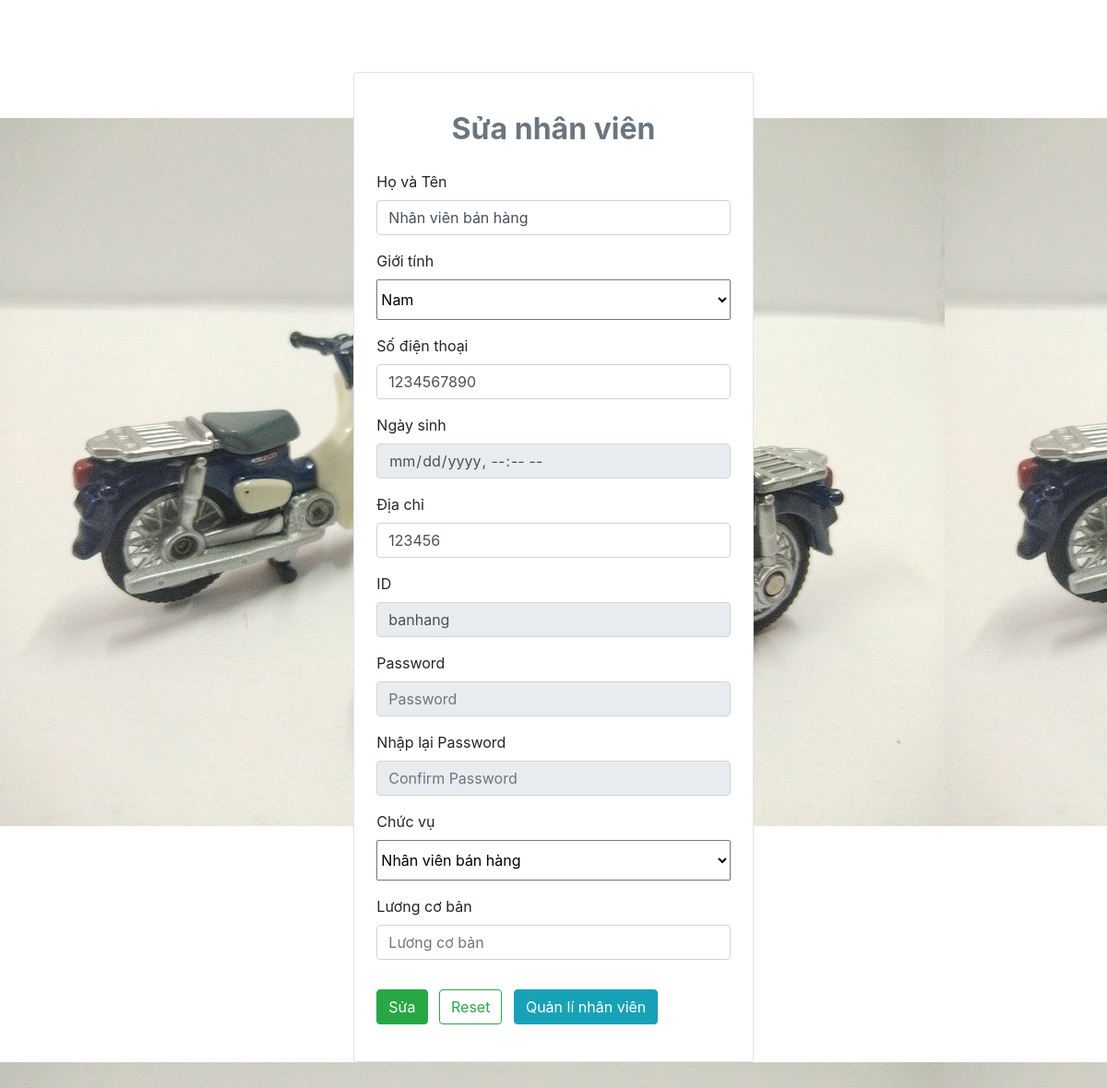
/index.php?controller=quanli&action=them_user&data=banhang (signed in), run on the app's committed database.
### tables this page shows
CREATE TABLE `user` (
  `id` varchar(30) NOT NULL COMMENT 'ID khi dang nhap',
  `pass` varchar(255) NOT NULL,
  `ten` varchar(50) NOT NULL,
  `gioitinh` varchar(5) NOT NULL COMMENT 'nam, nu',
  `namsinh` date NOT NULL COMMENT ' 4 chu so',
  `diachi` varchar(255) NOT NULL,
  `sdt` varchar(10) NOT NULL COMMENT '10 chu so',
  `chucvu` varchar(20) NOT NULL COMMENT 'quanli,banhang, kho',
  `luongcb` varchar(20) NOT NULL DEFAULT '0',
  `state` int(1) NOT NULL DEFAULT 1
);

### app/controller/base_controller.php (called while the page is built, shortened)
<?php
require_once ('app/model/user_model.php');
class base_controller
{
    protected $name;
    public function process($view,$data){
        require_once('app/view/' . $this->name . '/' . $view . '.php');
    }
}

### app/controller/quanli_controller.php (called while the page is built, shortened)
<?php
require_once ('base_controller.php');
class quanli_controller extends base_controller
{
    public function them_user($id) {
        $this->process('themnhanvien',array($id));
    }
    public static function get_user_by_id($id){
        return user_model::get_user_by_id($id);
    }
}

### app/model/user_model.php (called while the page is built, shortened)
<?php
class user_model
{
    public static function get_user_by_id($id){
        $sql = "SELECT * FROM user WHERE id = ? and state =1";
        $db = DB::getDB();
        $stm = $db->prepare($sql);
        $stm->bind_param('s', $id);
        $status = $stm->execute();
        if($status) {
            $result = $stm->get_result();
            if ($result->num_rows > 0) {
                return $result->fetch_assoc();
            }
        }else {
            die("Query error: " . $stm->error);
        }
        return null;
    }
}

### app/view/quanli/themnhanvien.php (the view, shortened to what this page needs)
<?php
require_once ("app/controller/quanli_controller.php");
$id= $_SESSION['username'];
$this_user = quanli_controller::get_user_by_id($id);
$action = 'Thêm';
$READ = "";
$id = '';
$name = '';
$birth = '';
$address = '';
$phone = '';
$luongcb = '';
if (isset($_GET['data'])){
    if ($_GET['data']!= -1){
        $id = $_GET['data'];
        $user = quanli_controller::get_user_by_id($_GET['data']);
        $name = $user['ten'];
        $birth = $user['namsinh'];
        $address = $user['diachi'];
        $phone = $user['sdt'];
        $luongcb = $user['luongcb'];
        $READ = "READONLY";
        $action = "Sửa";
    }
}else {
    redirect('index.php?controller=login&action=logout');
}
?>
<!DOCTYPE html>
<html lang="en">
<head>
    <link rel="stylesheet" href="https://stackpath.bootstrapcdn.com/bootstrap/4.5.0/css/bootstrap.min.css">
    <link rel="stylesheet" href="https://maxcdn.bootstrapcdn.com/font-awesome/4.7.0/css/font-awesome.min.css">
    <link rel="stylesheet" href="/style.css">
</head>
<body class="main_background">
<div class="container">
    <div class="row justify-content-center">
        <div class="col-xl-5 col-lg-6 col-md-8 border rounded my-5 p-4 mx-3 sua_lop_hoc">
            <h3 class="text-center text-secondary mt-2 mb-3 mb-3"><?= $action ?> nhân viên</h3>
            <form method="post" action="">
                <div class="form-group ">
                    <label for="name">Họ và Tên</label>
                    <input value="<?= $name?>" name="name" required class="form-control" type="text"
                           placeholder="Nhập họ tên" id="name"
                           oninvalid="this.setCustomValidity('Vui lòng nhập họ tên')"
                           oninput="setCustomValidity('')">
                </div>
                <div class="form-group">
                    <label for="gioitinh">Giới tính</label>
                    <select class="select_option" name="gioitinh">
                        <option value="Nam">Nam</option>
                    </select>
                </div>
                <div class="form-group">
                    <label for="user">Số điện thoại </label>
                    <input value="<?= $phone ?>" name="phone" required class="form-control" type="tel"
                           placeholder="Phone" id="phone" pattern="[0-9]{10}"
                           oninvalid="this.setCustomValidity('Vui lòng nhập số điện thoại')"
                           oninput="setCustomValidity('')">
                </div>
                <div class="form-group">
                    <label for="user">Ngày sinh</label>
                    <input value="<?= $birth?>" name="birth" required class="form-control" type="datetime-local"
                           placeholder="Birth" id="birth" <?= $READ ?>
                           oninvalid="this.setCustomValidity('Vui lòng nhập ngày sinh')"
                           oninput="setCustomValidity('')"
                    >
                </div>
                <div class="form-group">
                    <label for="diachi">Địa chỉ</label>
                    <input value="<?= $address ?>" name="address" required class="form-control" type="text"
                           placeholder="Nhập dịa chỉ" id="address"
                           oninvalid="this.setCustomValidity('Vui lòng nhập địa chỉ')"
                           oninput="setCustomValidity('')"
                    >
                </div>
                <div class="form-group">
                    <label for="user">ID</label>
                    <input value="<?= $id ?>" name="id" required class="form-control" type="text"
                           placeholder="Nhập id" id="id" <?= $READ ?>
                           oninvalid="this.setCustomValidity('Vui lòng nhập id')"
                           oninput="setCustomValidity('')"
                    >
                </div>
                <div class="form-group">
                    <label for="pass">Password</label>
                    <input  value="" name="pass" required class="form-control" type="password"
                            placeholder="Password" id="pass" <?= $READ ?>
                            oninvalid="this.setCustomValidity('Vui lòng nhập password')"
                            oninput="setCustomValidity('')">
                </div>
                <div class="form-group">
                    <label for="pass2">Nhập lại Password</label>
                    <input value="" name="pass_confirm" required class="form-control"
                           type="password" placeholder="Confirm Password" id="pass2" <?= $READ ?>
                           oninvalid="this.setCustomValidity('Vui lòng nhập lại password')"
                           oninput="setCustomValidity('')"
                    >
                </div>
                <div class="form-group">
                    <label for="Chucvu">Chức vụ</label>
                    <select class="select_option" name="chucvu">
                        <option value="banhang">Nhân viên bán hàng</option>
                    </select>
                </div>
                <div class="form-group">
                    <label for="luongcb">Lương cơ bản</label>
                    <input value="<?= $luongcb ?>" name="luongcb" required class="form-control"
                           type="number" placeholder="Lương cơ bản" id="luongcb"
                           oninvalid="this.setCustomValidity('Vui lòng nhập Lương cơ bản')"
                           oninput="setCustomValidity('')"
                    >
                </div>
                <div class="form-group">
                    <button type="submit" class="btn btn-success  mt-3 mr-2"><?= $action ?></button>
                    <button type="reset" class="btn btn-outline-success  mt-3">Reset</button>
                    <a class="btn btn-info mt-3" style="margin-left: 8px"  href="/index.php?controller=quanli&action=index">Quản lí nhân viên</a>
                </div>
            </form>
        </div>
    </div>
</div>
</body>
</html>

### style.css (style rules this page uses)
* { box-sizing: border-box; }
.main_background { background-image: url("/images/main_background.jpg"); }
.sua_lop_hoc { background-color: white; }
.text-center { font-size: xx-large; font-weight: bold; padding: 10px; }
.row { padding-top: 30px; padding-left: 50px; padding-right: 50px; }
.row:after { content: ""; display: table; clear: both; }
.select_option { padding-top: 10px; padding-bottom: 10px; width: 100%; }

### data on the page
user: name "Nhân viên bán hàng", phone "1234567890", address "123456"

### other printed values
$action "Sửa"
